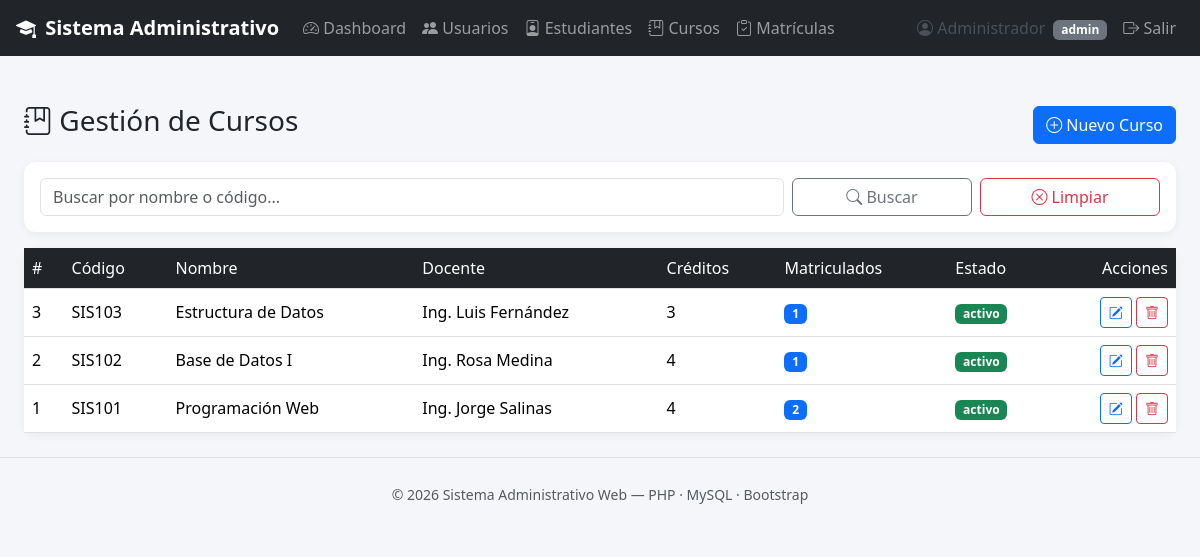
Page /cursos/index.php (signed in) on the committed database.
### tables this page shows
CREATE TABLE cursos (
    id INT AUTO_INCREMENT PRIMARY KEY,
    codigo VARCHAR(20) NOT NULL UNIQUE,
    nombre VARCHAR(150) NOT NULL,
    descripcion TEXT DEFAULT NULL,
    docente VARCHAR(100) DEFAULT NULL,
    creditos INT NOT NULL DEFAULT 0,
    horas INT NOT NULL DEFAULT 0,
    estado ENUM('activo','inactivo') NOT NULL DEFAULT 'activo',
    created_at TIMESTAMP DEFAULT CURRENT_TIMESTAMP,
    updated_at TIMESTAMP DEFAULT CURRENT_TIMESTAMP ON UPDATE CURRENT_TIMESTAMP
);

### includes/funciones.php (called while the page is built, shortened)
<?php
function rutaBase() {
    $enSubcarpeta = strpos($_SERVER['SCRIPT_NAME'], '/usuarios/') !== false
        || strpos($_SERVER['SCRIPT_NAME'], '/estudiantes/') !== false
        || strpos($_SERVER['SCRIPT_NAME'], '/cursos/') !== false
        || strpos($_SERVER['SCRIPT_NAME'], '/matriculas/') !== false;
    return $enSubcarpeta ? '../' : '';
}
function limpiar($valor) {
    return htmlspecialchars(trim($valor ?? ''), ENT_QUOTES, 'UTF-8');
}

### cursos/index.php (the view, shortened to what this page needs)
<?php
require_once '../includes/funciones.php';
$pdo = conectarDB();
$busqueda = trim($_GET['q'] ?? '');
$sqlBase = "
    SELECT c.*, COUNT(m.id) AS total_matriculados
    FROM cursos c
    LEFT JOIN matriculas m ON m.curso_id = c.id
";
if ($busqueda !== '') {
    $stmt = $pdo->prepare($sqlBase . " WHERE c.nombre LIKE ? OR c.codigo LIKE ? GROUP BY c.id ORDER BY c.id DESC");
    $like = '%' . $busqueda . '%';
    $stmt->execute([$like, $like]);
} else {
    $stmt = $pdo->query($sqlBase . " GROUP BY c.id ORDER BY c.id DESC");
}
$cursos = $stmt->fetchAll();
require_once '../includes/header.php';
?>
<div class="d-flex justify-content-between align-items-center mb-3">
  <h3><i class="bi bi-journal-bookmark"></i> Gestión de Cursos</h3>
  <a href="form.php" class="btn btn-primary"><i class="bi bi-plus-circle"></i> Nuevo Curso</a>
</div>
<div class="card card-dashboard mb-3">
  <div class="card-body">
    <form method="GET" class="row g-2">
      <div class="col-md-8">
        <input type="text" name="q" class="form-control" placeholder="Buscar por nombre o código..." value="<?= limpiar($busqueda) ?>">
      </div>
      <div class="col-md-2">
        <button class="btn btn-outline-secondary w-100" type="submit"><i class="bi bi-search"></i> Buscar</button>
      </div>
      <div class="col-md-2">
        <a href="index.php" class="btn btn-outline-danger w-100"><i class="bi bi-x-circle"></i> Limpiar</a>
      </div>
    </form>
  </div>
</div>
<div class="card card-dashboard">
  <div class="table-responsive">
    <table class="table table-hover mb-0 align-middle">
      <thead>
        <tr>
          <th>#</th>
          <th>Código</th>
          <th>Nombre</th>
          <th>Docente</th>
          <th>Créditos</th>
          <th>Matriculados</th>
          <th>Estado</th>
          <th class="text-end">Acciones</th>
        </tr>
      </thead>
      <tbody>
        <?php if ($cursos): ?>
          <?php foreach ($cursos as $c): ?>
            <tr>
              <td><?= (int)$c['id'] ?></td>
              <td><?= limpiar($c['codigo']) ?></td>
              <td><?= limpiar($c['nombre']) ?></td>
              <td><?= limpiar($c['docente']) ?></td>
              <td><?= (int)$c['creditos'] ?></td>
              <td><span class="badge bg-primary"><?= (int)$c['total_matriculados'] ?></span></td>
              <td>
                <span class="badge <?= $c['estado'] === 'activo' ? 'bg-success' : 'bg-secondary' ?>">
                  <?= limpiar($c['estado']) ?>
                </span>
              </td>
              <td class="text-end">
                <a href="form.php?id=<?= (int)$c['id'] ?>" class="btn btn-sm btn-outline-primary"><i class="bi bi-pencil-square"></i></a>
                <form action="eliminar.php" method="POST" class="d-inline" onsubmit="return confirm('¿Eliminar este curso?');">
                  <button class="btn btn-sm btn-outline-danger" type="submit"><i class="bi bi-trash"></i></button>
                </form>
              </td>
            </tr>
          <?php endforeach; ?>
        <?php else: ?>
          <tr><td colspan="8" class="text-center text-muted py-3">No se encontraron cursos.</td></tr>
        <?php endif; ?>
      </tbody>
    </table>
  </div>
</div>
<?php require_once '../includes/footer.php'; ?>

### includes/header.php (shortened to what this page needs)
<?php
$base = rutaBase();
?>
<!DOCTYPE html>
<html lang="es">
<head>
<link href="https://cdn.jsdelivr.net/npm/bootstrap@5.3.3/dist/css/bootstrap.min.css" rel="stylesheet">
<link href="https://cdn.jsdelivr.net/npm/bootstrap-icons@1.11.3/font/bootstrap-icons.css" rel="stylesheet">
<link href="<?= $base ?>assets/css/style.css" rel="stylesheet">
</head>
<body>
<nav class="navbar navbar-expand-lg navbar-dark bg-dark px-3">
  <a class="navbar-brand fw-bold" href="<?= $base ?>index.php">
    <i class="bi bi-mortarboard-fill me-1"></i> Sistema Administrativo
  </a>
  <div class="collapse navbar-collapse" id="navMenu">
    <ul class="navbar-nav me-auto">
      <li class="nav-item"><a class="nav-link" href="<?= $base ?>index.php"><i class="bi bi-speedometer2"></i> Dashboard</a></li>
      <li class="nav-item"><a class="nav-link" href="<?= $base ?>usuarios/index.php"><i class="bi bi-people-fill"></i> Usuarios</a></li>
      <li class="nav-item"><a class="nav-link" href="<?= $base ?>estudiantes/index.php"><i class="bi bi-person-badge"></i> Estudiantes</a></li>
      <li class="nav-item"><a class="nav-link" href="<?= $base ?>cursos/index.php"><i class="bi bi-journal-bookmark"></i> Cursos</a></li>
      <li class="nav-item"><a class="nav-link" href="<?= $base ?>matriculas/index.php"><i class="bi bi-clipboard-check"></i> Matrículas</a></li>
    </ul>
    <ul class="navbar-nav">
      <li class="nav-item">
        <span class="nav-link text-light-emphasis">
          <i class="bi bi-person-circle"></i> <?= limpiar($_SESSION['usuario_nombre'] ?? '') ?>
          <span class="badge bg-secondary ms-1"><?= limpiar($_SESSION['usuario_rol'] ?? '') ?></span>
        </span>
      </li>
      <li class="nav-item"><a class="nav-link" href="<?= $base ?>logout.php"><i class="bi bi-box-arrow-right"></i> Salir</a></li>
    </ul>
  </div>
</nav>
<div class="container-fluid py-4 px-md-4">
</div>
<div class="container-fluid px-md-4">

### includes/footer.php (shortened to what this page needs)
</div>
<footer class="text-center text-muted py-4 mt-4 border-top">
  <small>&copy; <?= date('Y') ?> Sistema Administrativo Web &mdash; PHP · MySQL · Bootstrap</small>
</footer>
</body>
</html>

### assets/css/style.css (style rules this page uses)
body { background-color: #f4f6f9; }
.card-dashboard { border: none; border-radius: 0.75rem; box-shadow: 0 2px 10px rgba(0,0,0,0.06); transition: transform .15s ease; }
.table thead th { background-color: #212529; color: #fff; font-weight: 500; }

### rows in the picture
cursos: id "3", codigo "SIS103", nombre "Estructura de Datos", docente "Ing. Luis Fernández", creditos "3", total_matriculados "1", estado "activo"
cursos: id "2", codigo "SIS102", nombre "Base de Datos I", docente "Ing. Rosa Medina", creditos "4", total_matriculados "1", estado "activo"
cursos: id "1", codigo "SIS101", nombre "Programación Web", docente "Ing. Jorge Salinas", creditos "4", total_matriculados "2", estado "activo"

### other values in the picture
limpiar($_SESSION['usuario_nombre'] ?? '') "Administrador"
limpiar($_SESSION['usuario_rol'] ?? '') "admin"
